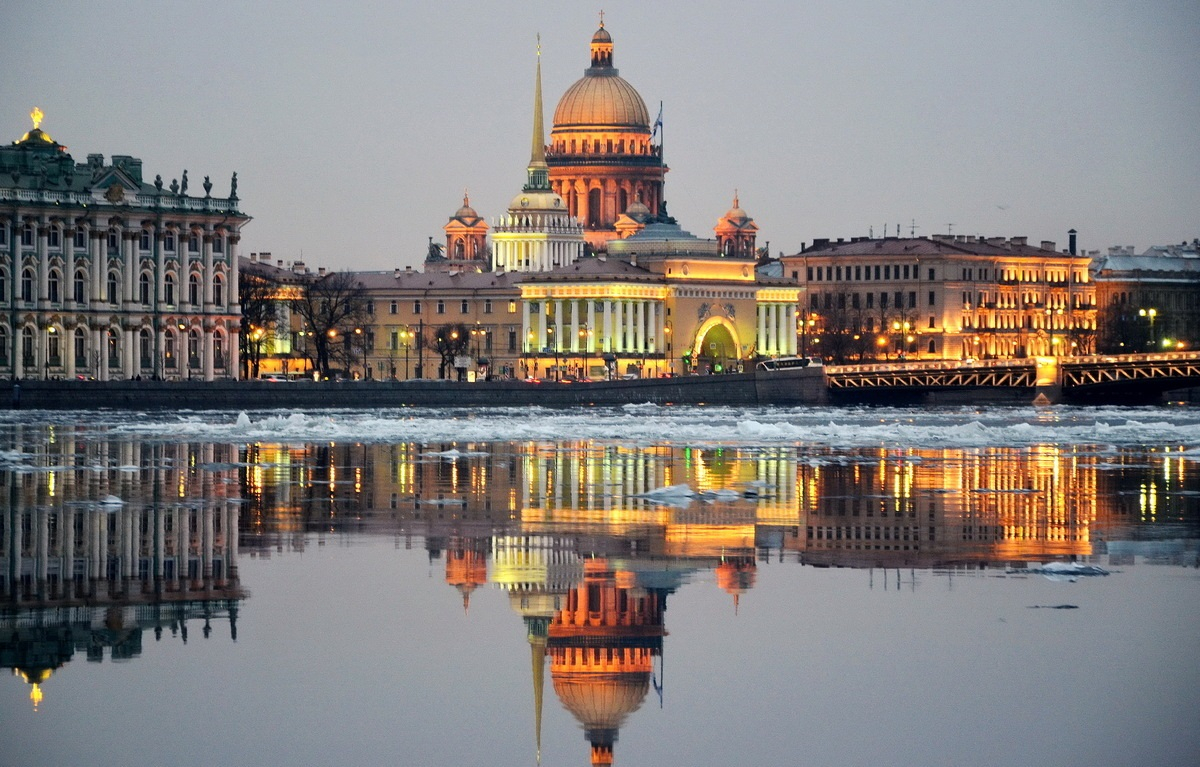
#> input picture PythonLab03/Image01.jpg, 1200 x 767 px
$ python ChangeChannelsMerge.py
#> lines starting #> are read from the running program, lines starting #| are printed output that depends on the picture
from PIL import Image

img = Image.open("Image01.jpg")
#> img is the input picture: PIL image 1200x767 RGB; mean R, G, B 131, 126.3, 124.1
R, G, B = img.split()
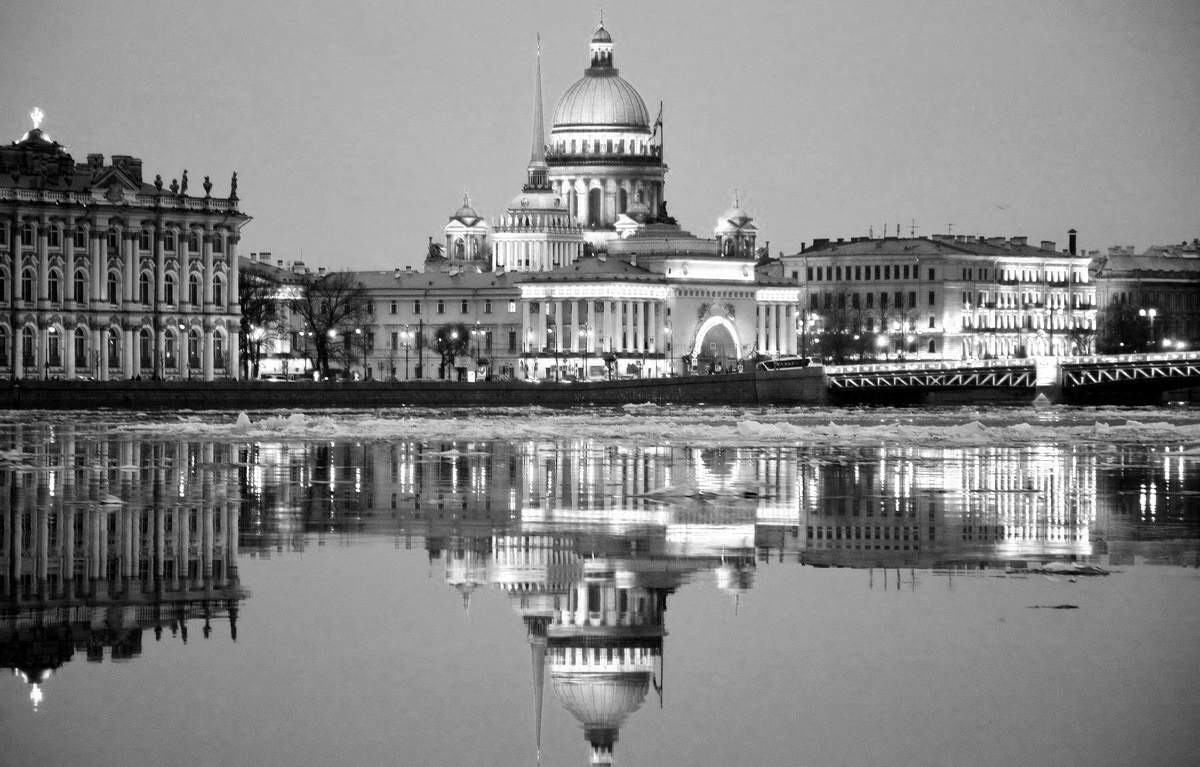
#> R: PIL image 1200x767 L; min 0, max 255, mean 131
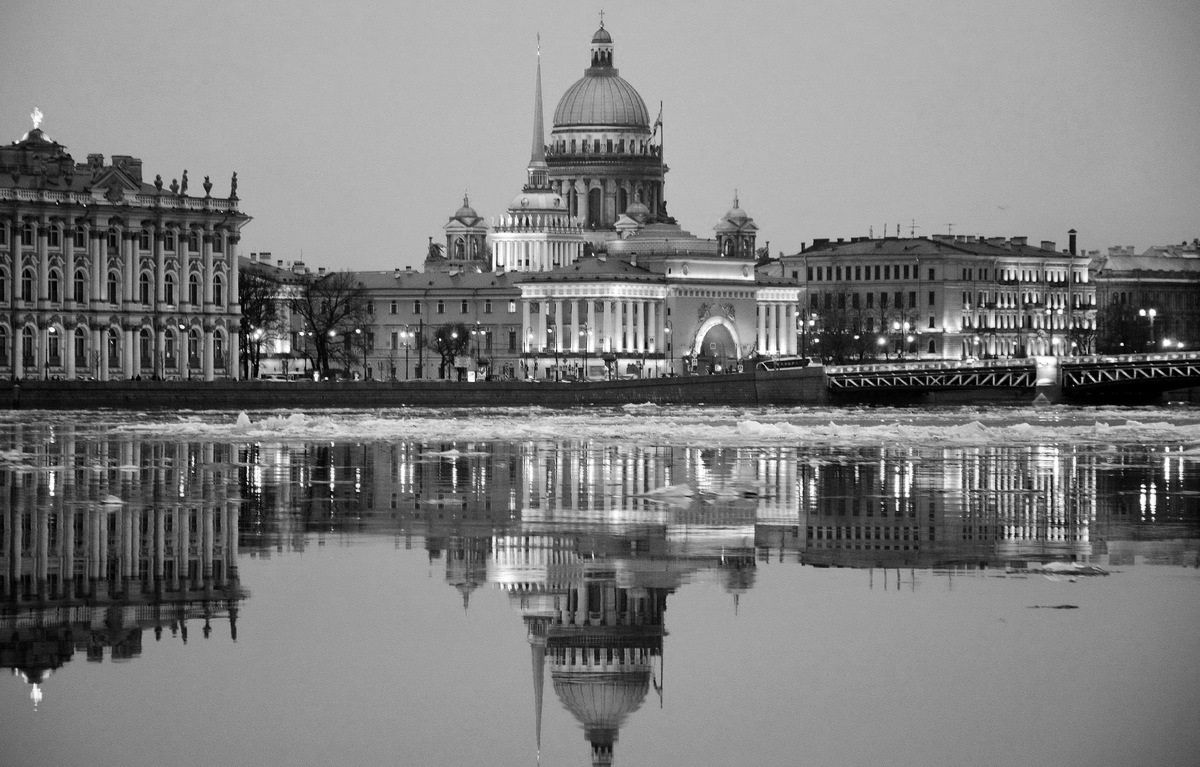
#> G: PIL image 1200x767 L; min 0, max 255, mean 126.3
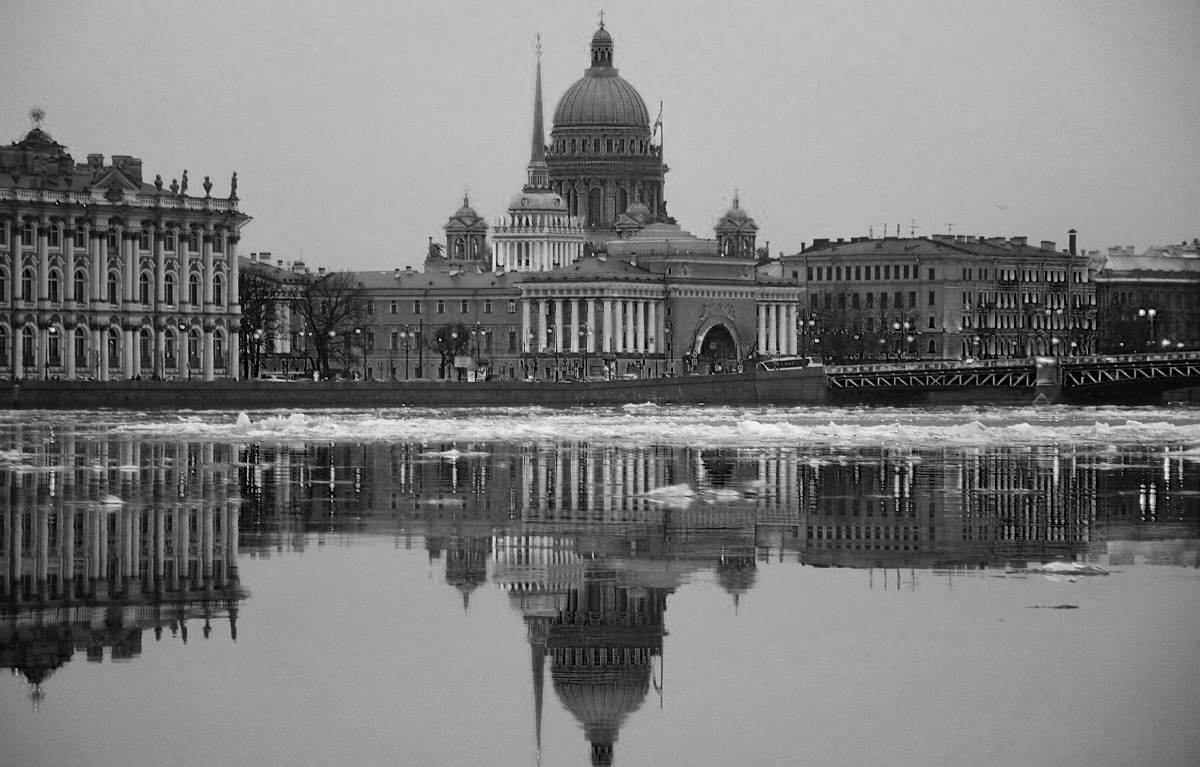
#> B: PIL image 1200x767 L; min 0, max 255, mean 124.1
img2 = Image.merge('RGB', (R, G, R))
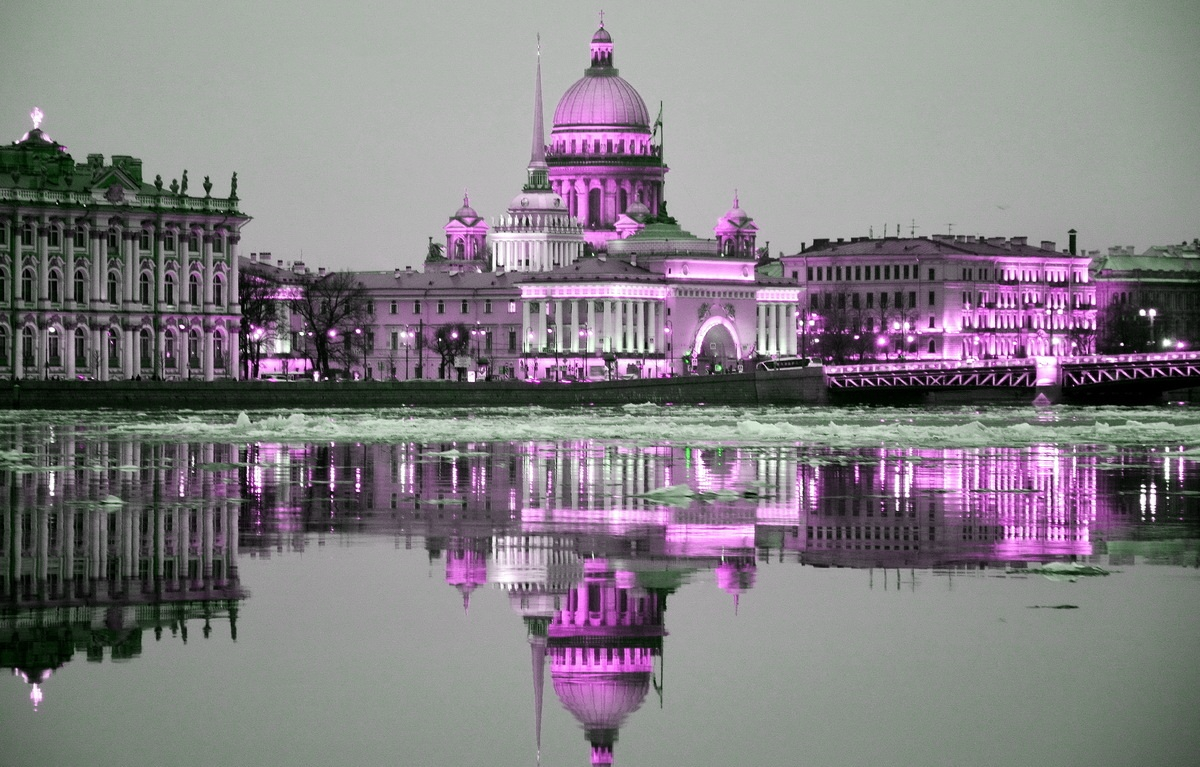
#> img2: PIL image 1200x767 RGB; mean R, G, B 131, 126.3, 131
img2.show()
